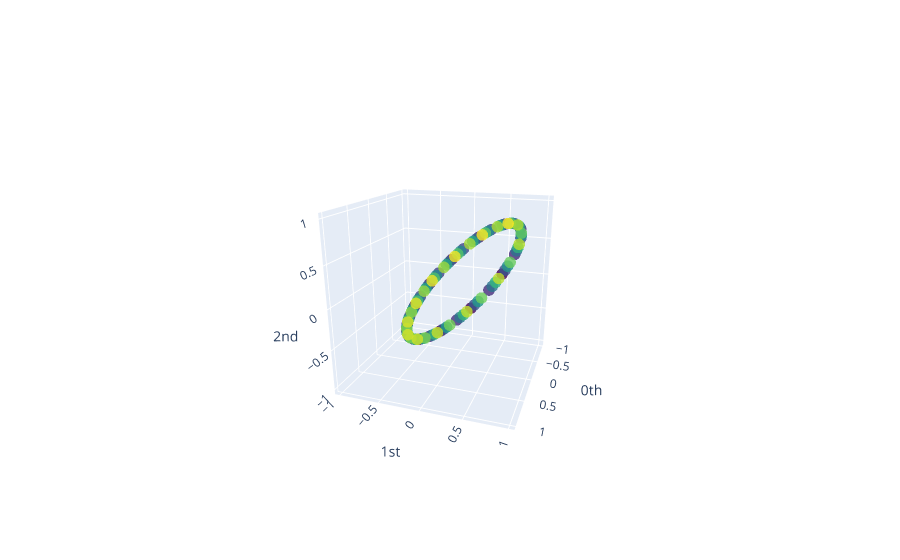

Notebook code cell kept with this figure:
### Markdown cell above
We have gone from a one-dimensional series to a 3-dimensional one, so let's visualise the sliding window embedding as a point cloud:

### Code cell
from gtda.plotting import plot_point_cloud

plot_point_cloud(y_periodic_embedded)
